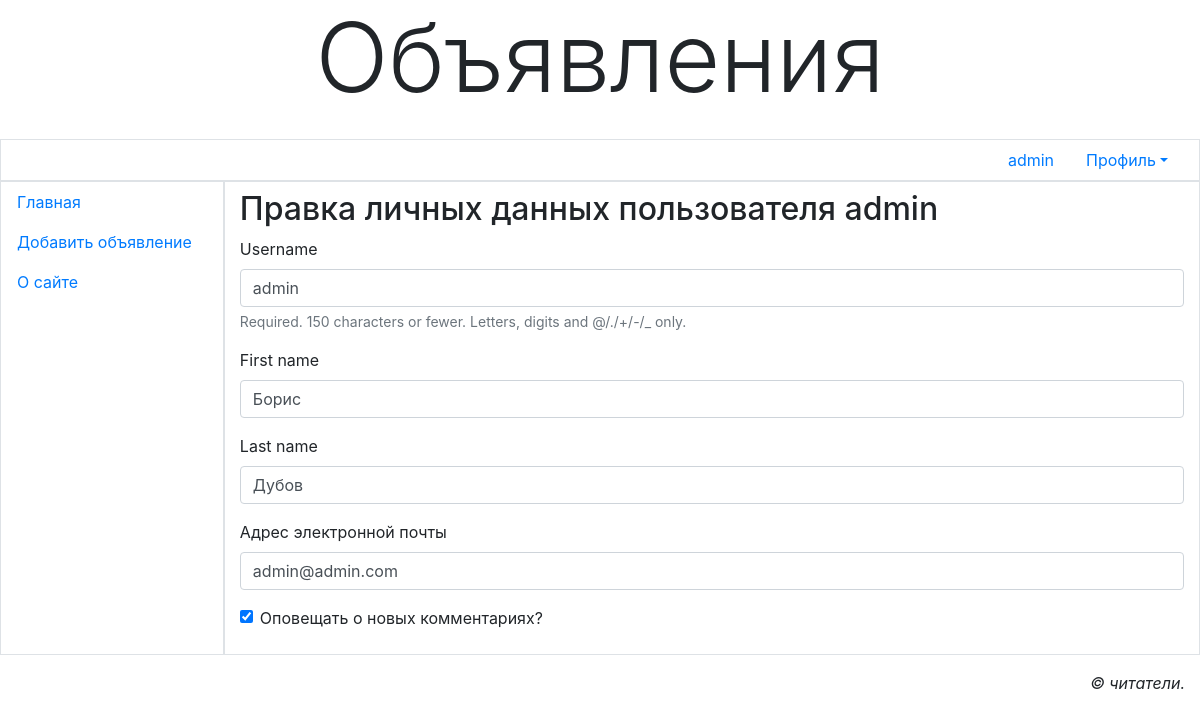
Screenshot of /accounts/profile/change/ (signed in) with the database file from the repository.
### bboard/models.py (models this page shows)
class AdvUser(AbstractUser):
    is_activated = models.BooleanField(default=True, db_index=True,
                                       verbose_name='Прошел активацию?')
    send_messages = models.BooleanField(default=True,
                                        verbose_name='Оповещать о новых комментариях?')
    class Meta(AbstractUser.Meta):
        pass

### bboard/views.py (the view)
# urls.py: path('accounts/profile/change/', ChangeUserInfoView.as_view(), name='profile_change'),
class ChangeUserInfoView(SuccessMessageMixin, LoginRequiredMixin, UpdateView):
    model = AdvUser
    template_name = 'bboard/change_user_info.html'
    form_class = ChangeUserInfoForm
    success_url = reverse_lazy('profile')
    success_message = 'Данные пользователя изменены'
    def setup(self, request, *args, **kwargs):
        self.user_id = request.user.pk
        return super().setup(request, *args, **kwargs)
    def get_object(self, queryset=None):
        if not queryset:
            queryset = self.get_queryset()
        return get_object_or_404(queryset, pk=self.user_id)

### bboard/models.py
class ChangeUserInfoForm(forms.ModelForm):
    email = forms.EmailField(required=True, label='Адрес электронной почты')
    class Meta:
        model = AdvUser
        fields = ('username', 'first_name', 'last_name', 'email', 'send_messages')

### bboard/templates/bboard/change_user_info.html (shortened to what this page needs)
{% extends 'layout/basic.html' %}
{% load bootstrap4 %}
{% block content %}
    <h2>Правка личных данных пользователя {{ user.username }}</h2>
    <form method="post">
        {% bootstrap_form form layout='horizontal' %}
    </form>
{% endblock %}

### bboard/templates/layout/basic.html (shortened to what this page needs)
{% load bootstrap4 %}
{% load static %}
<!DOCTYPE html>
<html>
<head>
    {% bootstrap_css %}
    <link rel="stylesheet" type="text/css"
          href="{% static '#' %}">
</head>
<body class="container-fluid">
<header class="mb-4">
    <h1 class="display-1 text-center">Объявления</h1>
</header>
<div class="row">
    <ul class="col nav justify-content-end border">
        {% if user.is_authenticated %}
            <li class="nav-item"><a class="nav-link"
                                    href="{% url 'profile' %}">{{ user.username }}</a></li>
            {% else %}
            <li class="nav-item"><a class="nav-link"
                                    href="{% url 'register' %}">Регистрация</a></li>
        {% endif %}
        {% if user.is_authenticated %}
            <li class="nav-item dropdown">
                <a class="nav-link dropdown-toggle" data-toggle="dropdown"
                   href="{% url 'profile' %}" role="button" aria-haspopup="true"
                   aria-expanded="false">Профиль</a>
            </li>
        {% else %}
            <li class="nav-item"><a class="nav-link" href="{% url 'login' %}">Вход</a></li>
        {% endif %}
    </ul>
</div>
<div class="row">
    <nav class="col-md-auto nav flex-column border">
        <a class="nav-link root"
           href="{% url 'index' %}">Главная</a>
        <a class="nav-link root"
           href="{% url 'add' %}">Добавить объявление</a>
        <a class="nav-link root" href="{% url 'other' page='about' %}">
            О сайте</a>
    </nav>
    <section class="col border py-2">
        {% block content %}
        {% endblock %}
    </section>
</div>
<footer class="mt-3">
    <p class="text-right font-italic">&copy; читатели.</p>
</footer>
</body>
</html>

### rows the page displays
AdvUser: username "admin", first_name "Борис", last_name "Дубов", email "admin@admin.com", send_messages "☑"
